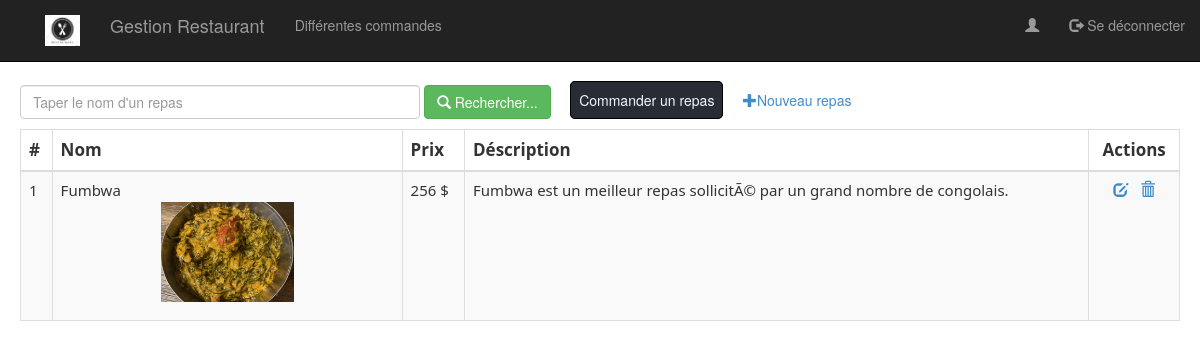
The app's page /views/home.php?nomRepas=Fumbwa with its own data.
### tables this page shows
CREATE TABLE IF NOT EXISTS `repas` (
  `idRepas` int(11) NOT NULL AUTO_INCREMENT,
  `nom` varchar(255) DEFAULT NULL,
  `prix` int(11) NOT NULL,
  `detail` text NOT NULL,
  `photo` varchar(255) NOT NULL,
  PRIMARY KEY (`idRepas`)
);

### views/home.php (the view, shortened to what this page needs)
<?php
    require_once("../BD/connexion.php");
    $repas=isset($_GET['nomRepas'])?$_GET['nomRepas']:"";
    $requete = "SELECT * FROM repas WHERE nom like '%$repas%' ";
    $resultExe = $pdo->query($requete);
?>
<!DOCTYPE html>
<html>
    <head>
        <link rel="stylesheet" href="../css/bootstrap.css">
    </head>
    <body>
        <?php include("menu.php") ?>
        <div>
            <form method="get" action="home.php" class="form-inline form1">
                <div class="form-group">
                    <input type="search" name="nomRepas" placeholder="Taper le nom d'un repas" class="form-control inputRecherche"
                        value="<?php  ?>">
                </div>
                    <button type="submit" class="btn btn-success">
                        <span class="glyphicon glyphicon-search"> </span> Rechercher...
                    </button> &nbsp; &nbsp;
                    <a href="commandeRepas.php" id="commanderRepas">Commander un repas</a> &nbsp; &nbsp;
                    <a href="newRepas.php">
                        <span class="glyphicon glyphicon-plus "  title="Ajouter un repas"> </span>Nouveau repas
                    </a> &nbsp;
            </form>
        </div>
        <table class="table table-bordered table-striped">
            <thead>
                <tr>
                    <th>#</th>
                    <th style="font-family: 'Segoe UI'; width: 350px ">Nom</th>
                    <th>Prix</th>
                    <th>Déscription</th>
                    <th><center>Actions</center></th>
                </tr>
            </thead>
            <tbody>
                <?php while($repas=$resultExe->fetch()){?>
                    <tr>
                    <td style="font-family:Segoe UI"> <?php echo $repas['idRepas'] ?> </td>
                    <td style="font-family: 'Segoe UI'; "> <?php echo $repas['nom'] ?> <p style="text-align:center">
                    <img src="../Images/<?php echo $repas['photo']?>" width="40%">
                     </p> </td>
                    <td> <?php echo $repas['prix']. " $" ?> </td>
                    <td> <?php echo $repas['detail'] ?> </td>
                    <td> <center>
                    <a href="editerRepas.php?id=<?php echo $repas['idRepas'] ?>">
                        <span class="glyphicon glyphicon-edit "  title="Modifier ce repas"> </span>
                    </a> &nbsp;
                    <a onclick="return confirm('Etes-vous sûr de vouloir supprimer ce repas ?')"
                        href="../back/SupprimerRepas.php?id=<?php echo $repas['idRepas'] ?>" title="Suppression du repas">
                            <span class="glyphicon glyphicon-trash"> </span>
                    </a>
                    </center>
                    </td>
                    </tr>
                <?php }?>
            </tbody>
        </table>
    </body>
</html>

### views/home.php (style rules this page uses)
body { padding: 20px; }
table { margin-top: 10px !important; }
.form1 { margin-top: 65px; }
input[type="search"] { width:400px; }
#commanderRepas { background-color:#282c34; border:1px solid black; padding: 8px; border-radius: 5px; color: aliceblue; }
a { text-decoration: none ; }
table thead tr th { font-size: 17px; font-family: Segoe UI; }
table tbody tr td { font-size: 15px; font-family: Segoe UI; }

### records on screen
repas: idRepas "1", nom "Fumbwa", photo (picture), prix "256", detail "Fumbwa est un meilleur repas sollicitÃ© par un grand nombre de congolais."
